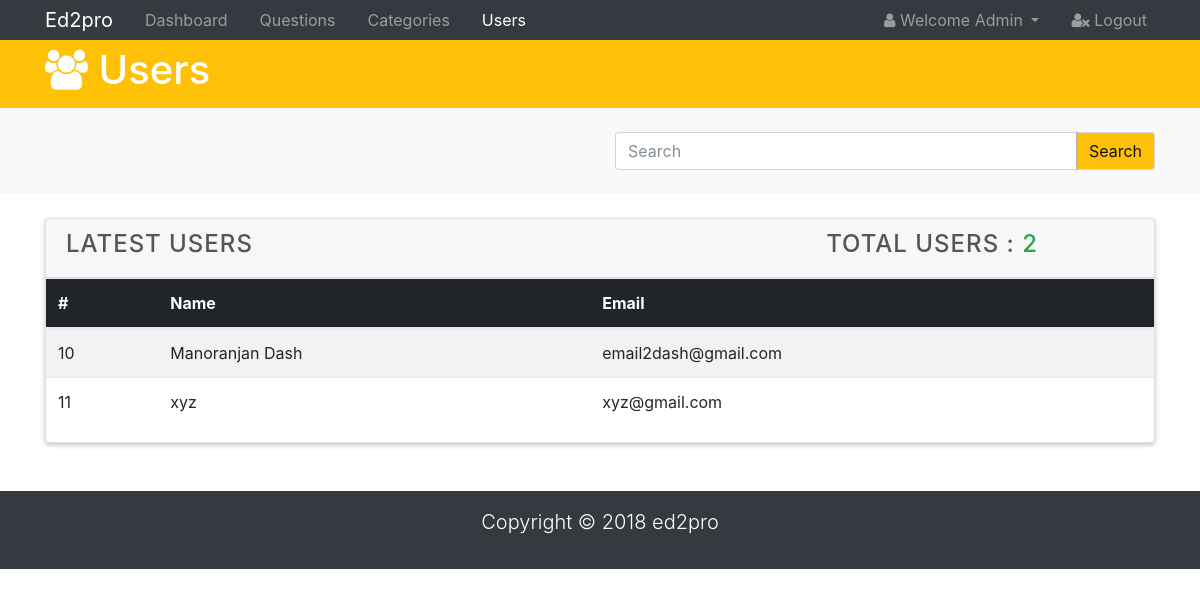
Page /admin/users.php (signed in) on the earlier database version.
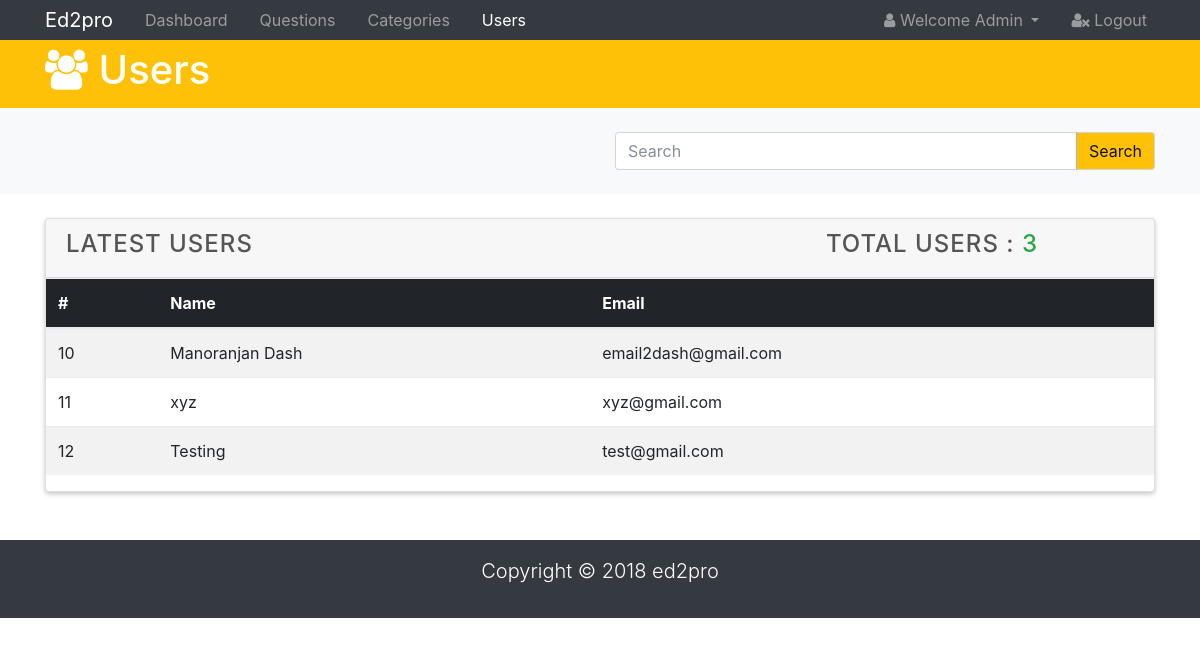
Same page on the later database version.
### tables this page shows
CREATE TABLE `users` (
  `user_id` int(20) NOT NULL,
  `user_name` varchar(50) NOT NULL,
  `user_email` varchar(50) NOT NULL,
  `user_password` varchar(50) NOT NULL,
  `user_phone` varchar(10) DEFAULT NULL
);

### admin/users.php (the view, shortened to what this page needs)
<!DOCTYPE html>
<html lang="en">
<head>
  <link rel="stylesheet" href="css/font-awesome.min.css">
  <link rel="stylesheet" href="css/bootstrap.css">
  <link rel="stylesheet" href="css/style.css">
</head>
<body>
  <nav class="navbar navbar-expand-sm navbar-dark bg-dark p-0">
    <div class="container">
      <a href="index.php" class="navbar-brand">Ed2pro</a>
      <div class="collapse navbar-collapse" id="navbarNav">
        <ul class="navbar-nav">
          <li class="nav-item px-2">
            <a href="index.php" class="nav-link">Dashboard</a>
          </li>
          <li class="nav-item px-2">
            <a href="questions.php" class="nav-link">Questions</a>
          </li>
          <li class="nav-item px-2">
            <a href="categories.php" class="nav-link">Categories</a>
          </li>
          <li class="nav-item px-2">
            <a href="users.php" class="nav-link active">Users</a>
          </li>
        </ul>
        <ul class="navbar-nav ml-auto">
          <li class="nav-item dropdown mr-3">
            <a href="#" class="nav-link dropdown-toggle" data-toggle="dropdown">
              <i class="fa fa-user"></i> Welcome <span id="user">Admin</span>
            </a>
          </li>
          <li class="nav-item">
            <a href="logout.php" class="nav-link">
              <i class="fa fa-user-times"></i> Logout
            </a>
          </li>
        </ul>
      </div>
    </div>
  </nav>
  <header id="main-header" class="py-2 bg-warning text-white">
    <div class="container">
      <div class="row">
        <div class="col-md-6">
          <h1><i class="fa fa-users"></i> Users</h1>
        </div>
      </div>
    </div>
  </header>
  <section id="action" class="py-4 mb-4 bg-light">
    <div class="container">
      <div class="row">
        <div class="col-md-6 ml-auto">
          <div class="input-group">
            <input type="text" class="form-control" placeholder="Search">
            <span class="input-group-btn">
              <button class="btn btn-warning">Search</button>
            </span>
          </div>
        </div>
      </div>
    </div>
  </section>
  <section id="posts">
    <div class="container">
      <div class="row">
        <div class="col">
          <div class="card">
            <div class="card-header">
              <div class="d-flex justify-content-between">
              <h4>Latest Users</h4>
              <?php
               include './includes/db.inc.php';
               $q1 = 'SELECT * FROM `users`';
               $result = mysqli_query($conn, $q1);
               $totalUsers = mysqli_num_rows($result);
               echo "<h4 class='pr-5 mr-5'>Total Users : <span class='text-success'> " . $totalUsers ."</span></h4>";
              ?>
              </div>
            </div>
            <table class="table table-striped">
              <thead class="thead-inverse">
                <tr>
                  <th>#</th>
                  <th>Name</th>
                  <th>Email</th>
                </tr>
              </thead>
              <tbody>
              <?php
                while($row = mysqli_fetch_array($result)){
                  echo '<tr>';
                  echo '<td scope="row">';
                  echo $row['user_id'];
                  echo '</td>';
                  echo '<td>';
                  echo $row['user_name'];
                  echo '</td>';
                  echo '<td>';
                  echo $row['user_email'];
                  echo '</td>';
                  echo '</tr>';
                }
              ?>
              </tbody>
            </table>
          </div>
        </div>
      </div>
    </div>
  </section>
  <footer id="main-footer" class="bg-dark text-white mt-5 p-3">
    <div class="conatiner">
      <div class="row">
        <div class="col">
          <p class="lead text-center">Copyright &copy; 2018 ed2pro</p>
        </div>
      </div>
    </div>
  </footer>
</body>
</html>

Differences in the rows shown:
added users: user_id "12", user_name "Testing", user_email "test@gmail.com"
Other differences:
$totalUsers: "2" → "3"
